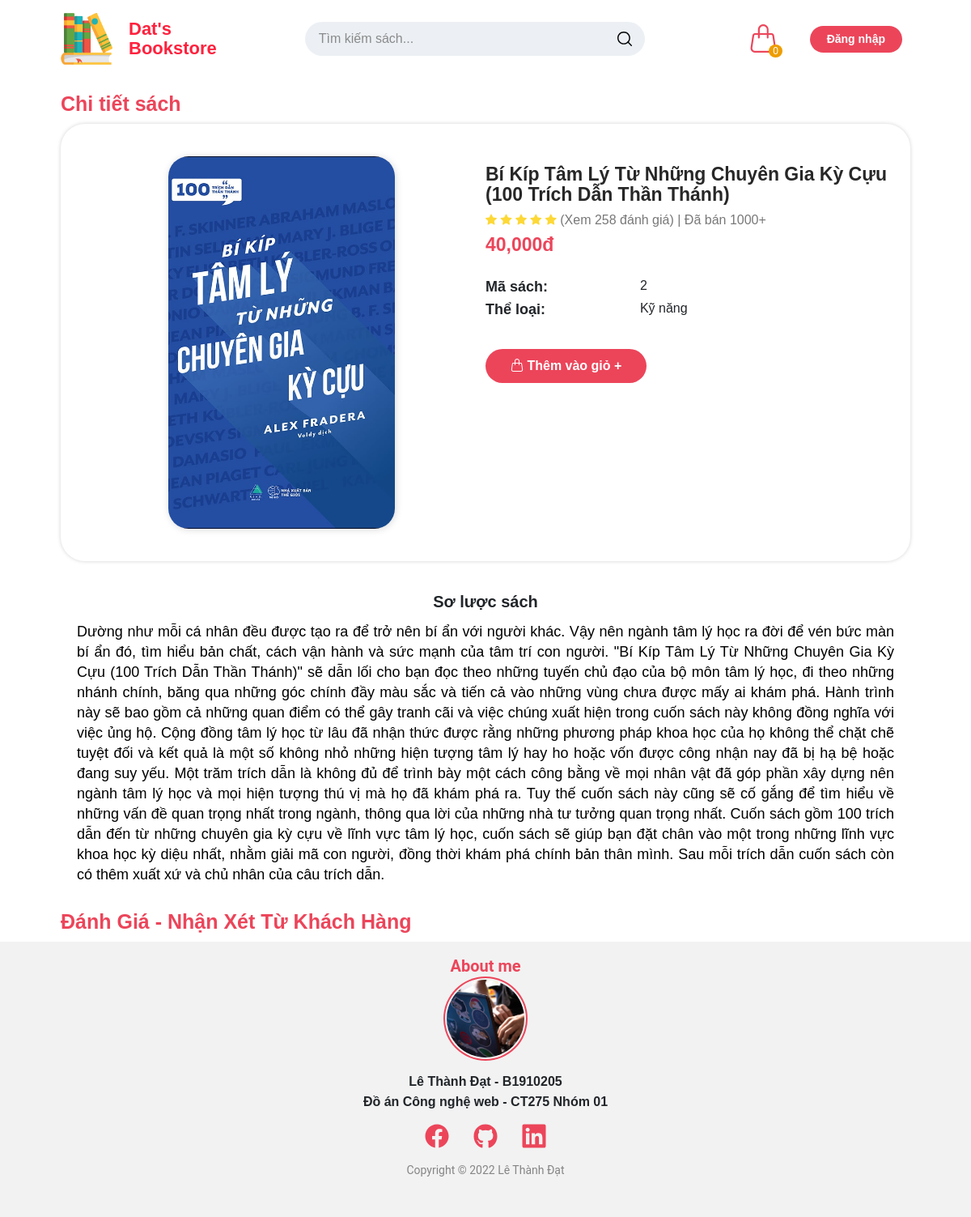
The page /?page=home&action=detail&id=2 on the database its author committed.
### tables this page shows
CREATE TABLE `hanghoa` (
  `MSHH` int NOT NULL,
  `TenHH` varchar(255) NOT NULL,
  `Gia` decimal(10,0) NOT NULL,
  `MaLoaiHang` int NOT NULL,
  `GhiChu` text,
  `Hinh1` varchar(255) DEFAULT NULL
);

CREATE TABLE `loaihanghoa` (
  `MaLoaiHang` int NOT NULL,
  `TenLoaiHang` varchar(255) DEFAULT NULL
);

### library/users.php (called while the page is built, shortened)
<?php
function db_query($query_string)
{
    global $con;
    $result = mysqli_query($con, $query_string);
    return $result;
}

### library/number.php (called while the page is built)
<?php
function currency_format($number, $unit = "đ")
{
    return number_format($number) . $unit;
}

### pages/home/detail.php (the view, shortened to what this page needs)
<?php
if (isset($_GET['id'])) {
    $id = $_GET['id'];
} else {
    $id = "";
}
$sql_detail = db_query("SELECT *FROM hanghoa h join loaihanghoa l on h.MaLoaiHang = l.MaLoaiHang WHERE MSHH='$id'");
?>
<?php
while ($item = mysqli_fetch_array($sql_detail)) {
?>
    <section class="main-details-products">
        <div class="container">
            <h3 class="title mt-5">Chi tiết sách</h3>
            <div class="book-detail">
                <img src="./public/uploads/book-images/<?php echo $item['Hinh1'] ?>" alt="">
                <div class="book-detail__info">
                    <div class="book-detail__info__title"><?= $item['TenHH'] ?></div>
                    <div class="book-detail__info__rate">
                        <i class="bi bi-star-fill"></i>
                        <i class="bi bi-star-fill"></i>
                        <i class="bi bi-star-fill"></i>
                        <i class="bi bi-star-fill"></i>
                        <i class="bi bi-star-fill"></i>
                        <p class="book-detail__info__reviews">
                            <span>(Xem 258 đánh giá)</span>
                            <span> | Đã bán 1000+</span>
                        </p>
                    </div>
                    <div class="book-detail__info__price"><?= currency_format($item['Gia']) ?></div>
                    <div class="book-detail__info__detail">
                        <p class="book-detail__info__detail__title">Mã sách:</p>
                        <p class="book-detail__info__detail__title">Thể loại:</p>
                        <p><?= $item['MSHH'] ?></p>
                        <p><?= $item['TenLoaiHang'] ?></p>
                    </div>
                    <a href="?page=home&action=add&id=<?php echo $item['MSHH'] ?>">
                        <button class="btn btn--primary book-detail__button">
                            <i class="bi bi-handbag"></i> Thêm vào giỏ +
                        </button>
                    </a>
                </div>
            </div>
            <div class="book-detail__content">
                <p class="book-detail__content__title">Sơ lược sách</p>
                <p class="book-detail__content__content"><?= $item['GhiChu'] ?></p>
            </div>
            <h3>Đánh Giá - Nhận Xét Từ Khách Hàng</h3>
        </div>
    </section>
<?php
}
?>

### public/css/main.css (style rules this page uses)
.container { width: 90%; max-width: 1411px; margin: 0 auto; }
h3 { margin: 25px 0; color: #ec455a; font-size: 25px; font-weight: bold; line-height: 0; font-family: "Nunito", sans-serif; }
a { text-decoration: none; color: #4b4b4b; }
* { padding: 0px; margin: 0px; box-sizing: border-box; transition: all 100ms; }
body, html { font-family: "Nunito", sans-serif; font-size: 1rem; line-height: 1; scroll-behavior: smooth; }
input, button, textarea { outline: none; border: none; }
a, button { text-decoration: none; border: none; }
p { margin-bottom: 0px !important; }
.btn--primary { color: #fff; background-color: #ec455a; border: 1px solid transparent; border-radius: 60px; font-size: 16px; font-weight: bold; font-family: "Nunito", sans-serif; padding: 8px 30px; cursor: pointer; outline: none; transition: all 300ms; }
.container { max-width: 1170px; padding: 0 15px; margin: 0 auto; }
.main-details-products .container { max-width: 1170px; padding: 0 15px; margin: 0 auto; }
.main-details-products .container .book-detail { margin: 20px 0; padding: 40px 20px; box-shadow: 0 0 5px rgba(0, 0, 0, 0.171); border-radius: 30px; overflow: hidden; display: grid; grid-template-columns: 1fr 1fr; justify-items: center; }
.main-details-products .container .book-detail img { width: 280px; height: 460px; object-fit: cover; border-radius: 25px; box-shadow: 1px 1px 10px rgba(0, 0, 0, 0.144); }
.main-details-products .container .book-detail .book-detail__info { justify-self: start; display: flex; flex-direction: column; justify-content: flex-start; }
.main-details-products .container .book-detail .book-detail__info .book-detail__info__rate i { color: #fdd836; font-size: 14px; }
.main-details-products .container .book-detail .book-detail__info .book-detail__info__rate .book-detail__info__reviews { display: inline-block; }
.main-details-products .container .book-detail .book-detail__info .book-detail__info__rate .book-detail__info__reviews span { color: #787878; }
.main-details-products .container .book-detail .book-detail__info .book-detail__info__rate .book-detail__info__reviews span:first-child { cursor: pointer; }
.main-details-products .container .book-detail .book-detail__info .book-detail__info__title { color: #272727; font-size: 23px; font-weight: bold; line-height: 1.1; font-family: "Nunito", sans-serif; margin: 10px 0; }
.main-details-products .container .book-detail .book-detail__info .book-detail__info__price { color: #ec455a; font-size: 23px; font-weight: bold; line-height: 1.1; font-family: "Nunito", sans-serif; margin: 10px 0; }
.main-details-products .container .book-detail .book-detail__info .book-detail__info__detail { margin: 20px 0; display: grid; grid-template-rows: 1fr 1fr; grid-auto-flow: column; grid-gap: 10px; width: 70%; }
.main-details-products .container .book-detail .book-detail__info .book-detail__info__detail .book-detail__info__detail__title { font-weight: bold; font-size: 18px; }
.main-details-products .container .book-detail .book-detail__info .book-detail__button { width: fit-content; margin-top: 20px; }
.main-details-products .container .book-detail__content { padding: 20px; }
.main-details-products .container .book-detail__content__title { font-size: 20px; font-weight: bold; text-align: center; margin-bottom: 15px !important; }
.main-details-products .container .book-detail__content__content { text-align: justify; color: #000000; font-size: 18px; font-weight: normal; line-height: 25px; font-family: "Nunito", sans-serif; }

### rows shown on the page
hanghoa: Hinh1 (picture), TenHH "Bí Kíp Tâm Lý Từ Những Chuyên Gia Kỳ Cựu (100 Trích Dẫn Thần Thánh)", Gia "40,000đ", MSHH "2", MaLoaiHang.TenLoaiHang "Kỹ năng", GhiChu "Dường như mỗi cá nhân đều được tạo ra để trở nên bí ẩn với người khác. Vậy nên ngành tâm lý học ra đời để vén bức màn bí ẩn đó, tìm hiểu bản chất, cách vận hành và sức mạnh của tâm trí con người. \"Bí Kíp Tâm Lý Từ Những Chuyên Gia Kỳ Cựu (100 Trích Dẫn Thần Thánh)\" sẽ dẫn lối cho bạn đọc theo những tuyến chủ đạo của bộ môn tâm lý học, đi theo những nhánh chính, băng qua những góc chính đầy màu sắc và tiến cả vào những vùng chưa được mấy ai khám phá. Hành trình này sẽ bao gồm cả những quan điểm có thể gây tranh cãi và việc chúng xuất hiện trong cuốn sách này không đồng nghĩa với việc ủng hộ. Cộng đồng tâm lý học từ lâu đã nhận thức được rằng những phương pháp khoa học của họ không thể chặt…"
